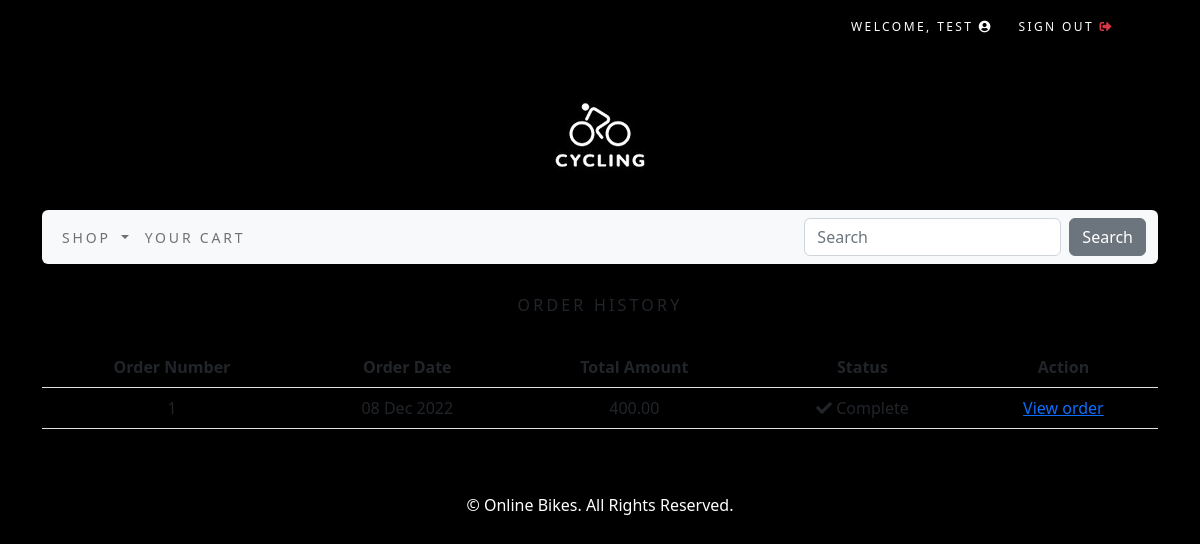
The page /order/history/ (signed in) on the database its author committed.
### accounts/models.py (models this page shows)
class CustomUser(AbstractUser):
    age = models.PositiveIntegerField(null=True, blank=True)

### order/models.py (models this page shows, shortened)
class Order(models.Model):
    token = models.CharField(max_length=250, blank=True)
    total = models.DecimalField(max_digits=10, decimal_places=2, verbose_name='Euro Order Total')
    emailAddress = models.EmailField(max_length=250, blank=True, verbose_name='Email Address')
    created = models.DateTimeField(auto_now_add=True)
    billingName = models.CharField(max_length=250, blank=True)
    billingAddress1 = models.CharField(max_length=250, blank=True)
    billingCity = models.CharField(max_length=250, blank=True)
    billingPostcode = models.CharField(max_length=10, blank=True)
    billingCountry = models.CharField(max_length=200, blank=True)
    shippingName = models.CharField(max_length=250, blank=True)
    shippingAddress1 = models.CharField(max_length=250, blank=True)
    shippingCity = models.CharField(max_length=250, blank=True)
    shippingPostcode = models.CharField(max_length=10, blank=True)
    shippingCountry = models.CharField(max_length=200, blank=True)
    voucher = models.ForeignKey(Voucher,
                                related_name='orders',
                                null=True,
                                blank=True,
                                on_delete=models.SET_NULL)
    discount = models.IntegerField(default = 0,
                                validators=[MinValueValidator(0),
                                MaxValueValidator(100)])
    class Meta:
        db_table = 'Order'
        ordering = ['-created']

### order/views.py (the view)
# urls.py: path('history/', views.orderHistory.as_view(), name='order_history'),
class orderHistory(LoginRequiredMixin, View):
    def get (self, request):
        if request.user.is_authenticated:
            email = str(request.user.email)
            order_details = Order.objects.filter(emailAddress=email)
        return render(request, 'order/orders_list.html', {'order_details': order_details})

### cart/context_processors.py (called while the page is built)
def counter(request):
    item_count = 0
    if 'admin' in request.path:
        return {}
    else:
        try:
            cart = Cart.objects.filter(cart_id=_cart_id(request))
            cart_items = CartItem.objects.all().filter(cart=cart[:1])
            for cart_item in cart_items:
                item_count += cart_item.quantity
        except Cart.DoesNotExist:
            item_count = 0
    return {'item_count':item_count}

### cart/views.py (called while the page is built)
def _cart_id(request):
    cart = request.session.session_key
    if not cart:
        cart = request.session.create()
    return cart

### shop/context_processors.py (called while the page is built)
def menu_links(request):
    links = Category.objects.all()
    return {'links':links}

### shop/models.py (called while the page is built)
    def get_absolute_url(self):
        return reverse('shop:products_by_category', args=[self.id])

### order/templates/order/orders_list.html (shortened to what this page needs)
{% extends "base.html" %}
{% load static %}
{% block content %}
    <div>
        <div class="text-center">
            <br>
            <h1 class="text-center my_title">Order History</h1>
            <br>
            {% if order_details %}
            <table class="table table-striped">
                <thead>
                    <tr>
                        <th>Order Number</th>
                        <th>Order Date</th>
                        <th>Total Amount</th>
                        <th>Status</th>
                        <th>Action</th>
                    </tr>
                </thead>
                <tbody>
                    {% for order in order_details %}
                    <tr>
                        <td>{{ order.id }}</td>
                        <td>{{ order.created|date:"d M Y" }}</td>
                        <td>{{ order.total }}</td>
                        <td><i class="fas fa-check"></i>&nbsp;Complete</td>
                        <td><a href="{% url 'order:order_detail' order.id %}">View order</a></td>
                    </tr>
                    {% endfor %}
                </tbody>
            </table>
            {% else %}
            <p>You have not placed any orders yet.<br><br><a href="{% url 'shop:all_products' %}"
                                                           class="btn btn-secondary">Continue shopping</a></p>
            {% endif %}
        </div>
    </div>
    <br>
    <br>
{% endblock %}

### shop/templates/top-navbar.html (shortened to what this page needs)
<div class="container">
    <div class="my_custom_menu">
        <ul>
            {% if user.is_authenticated %}
            <li class="text-white">
                Welcome, <a  class="text-white" href="#" class="dropdown-toggle" data-bs-toggle="dropdown"
                aria-haspopup="true" aria-expanded="false">{{ user.username }}
                <i class="fas fa-user-circle"></i></a>
            </li>
            <li>
                <a class="text-white" href="{% url 'logout' %}">Sign Out <i class="fas fa-sign-out-alt text-danger"></i></a>
            </li>
            {% endif %}
        </ul>
    </div>
</div>

### static/css/custom.css (style rules this page uses)
.my_title { font-size: 16px; text-transform: uppercase; letter-spacing: .2em; }
.my_custom_menu { text-align: right !important; }
.my_custom_menu ul li { list-style: none; color: #000; text-transform: uppercase; letter-spacing: .2em; font-size: 12px; padding-right: 20px; display: inline; }
.my_custom_menu ul li a { text-decoration: none; color: #000; list-style: none; text-transform: uppercase; letter-spacing: .2em; font-size: 12px; }

### rows shown on the page
CustomUser: username "TEST"
Order: id "1", created "08 Dec 2022", total "400.00"
